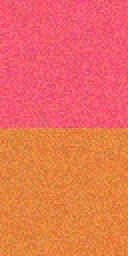
#> input picture Downloads/surveillance-platform/.pytest_tmp/test_training_runs_end_to_end_0/m/bounding_box_test/0102_c3s1_000077_00.jpg, 64 x 128 px (shown 2 times larger)
$ python -i enhance.py   (imports and definitions only)
#> lines starting #> are read from the running program, lines starting #| are printed output that depends on the picture
#> further down, picture is the input picture: shape (128, 64, 3); mean B, G, R 87.7, 110.2, 235.1
"""Surveillance image enhancement algorithms for low-light, underexposed, and degraded footage."""
from __future__ import annotations

import cv2
import numpy as np


def clahe_enhance(image: np.ndarray, clip_limit: float = 2.5,
                  tile_grid_size: tuple[int, int] = (8, 8)) -> np.ndarray:
    """Enhance low-light surveillance frames using CLAHE in LAB color space.

    Applies adaptive histogram equalization only on the Lightness (L) channel,
    preventing unnatural color shifts or chromatic noise amplification.
    """
#> called with clip_limit = 2.5, tile_grid_size = (8, 8)
    if image is None or image.size == 0:
        return image

    lab = cv2.cvtColor(image, cv2.COLOR_BGR2LAB)
#> lab: shape (128, 64, 3); mean of channels 0, 1, 2 157.7, 174, 163.2
    l, a, b = cv2.split(lab)
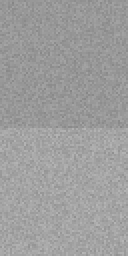
#> l: shape (128, 64) (shown 2 times larger); min 133, max 182, mean 157.7
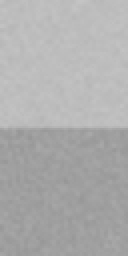
#> a: shape (128, 64) (shown 2 times larger); min 150, max 196, mean 174
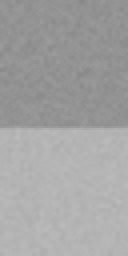
#> b: shape (128, 64) (shown 2 times larger); min 135, max 187, mean 163.2
    clahe = cv2.createCLAHE(clipLimit=clip_limit, tileGridSize=tile_grid_size)
    enhanced_l = clahe.apply(l)
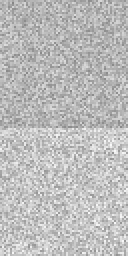
#> enhanced_l: shape (128, 64) (shown 2 times larger); min 134, max 249, mean 188.8
    merged = cv2.merge((enhanced_l, a, b))
#> merged: shape (128, 64, 3); mean of channels 0, 1, 2 188.8, 174, 163.2
    return cv2.cvtColor(merged, cv2.COLOR_LAB2BGR)
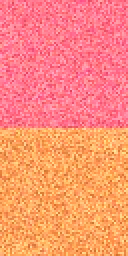
#> returned value: shape (128, 64, 3) (shown 2 times larger); mean B, G, R 119, 144, 251.4


def gamma_correct(image: np.ndarray, gamma: float = 1.4) -> np.ndarray:
    """Apply non-linear power-law gamma correction to lift dark shadows."""
#> called with gamma = 1.3
    if image is None or image.size == 0 or gamma <= 0:
        return image

    inv_gamma = 1.0 / gamma
#> inv_gamma = 0.769
    table = np.array([((i / 255.0) ** inv_gamma) * 255 for i in np.arange(0, 256)]).astype("uint8")
#> table = 256 values from 0 to 255
    return cv2.LUT(image, table)
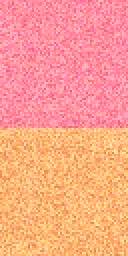
#> returned value: shape (128, 64, 3) (shown 2 times larger); mean of channels 0, 1, 2 140.5, 163.1, 252; drawn as B, G, R


def unsharp_mask(image: np.ndarray, sigma: float = 1.0, strength: float = 1.5) -> np.ndarray:
    """Sharpen blurred surveillance frames using unsharp masking."""
    if image is None or image.size == 0:
        return image

    blurred = cv2.GaussianBlur(image, (0, 0), sigma)
    sharpened = cv2.addWeighted(image, 1.0 + strength, blurred, -strength, 0)
    return np.clip(sharpened, 0, 255).astype(np.uint8)


def auto_enhance(image: np.ndarray, mode: str = "low_light") -> np.ndarray:
    """Automated enhancement pipeline for surveillance footage.

    Modes:
      'low_light': CLAHE + gamma correction (for night/shadow scenes)
      'sharpen': unsharp masking for deblurring
      'all': full low-light enhancement and edge sharpening
    """
    if mode == "low_light":
        return gamma_correct(clahe_enhance(image, clip_limit=2.5), gamma=1.3)
    elif mode == "sharpen":
        return unsharp_mask(image, sigma=1.0, strength=1.2)
    elif mode == "all":
        enhanced = gamma_correct(clahe_enhance(image, clip_limit=2.0), gamma=1.2)
        return unsharp_mask(enhanced, sigma=0.8, strength=1.0)
    return image

>>> import cv2
>>> picture = cv2.imread('../../Downloads/surveillance-platform/.pytest_tmp/test_training_runs_end_to_end_0/m/bounding_box_test/0102_c3s1_000077_00.jpg')
>>> result = auto_enhance(picture)

$ run again, on Downloads/surveillance-platform/.pytest_tmp/test_training_runs_end_to_end_0/m/bounding_box_test/0105_c3s1_000086_00.jpg
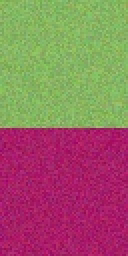
#> input picture Downloads/surveillance-platform/.pytest_tmp/test_training_runs_end_to_end_0/m/bounding_box_test/0105_c3s1_000086_00.jpg, 64 x 128 px (shown 2 times larger)
#> picture is the input picture: shape (128, 64, 3); mean B, G, R 100.5, 105.3, 151.4
#> lab: shape (128, 64, 3); mean of channels 0, 1, 2 136.7, 142.3, 143.2
#> merged: shape (128, 64, 3); mean of channels 0, 1, 2 168.9, 142.3, 143.2
#> in clahe_enhance, `return cv2.cvtColor(merged, cv2.COLOR_LAB2BGR)`:
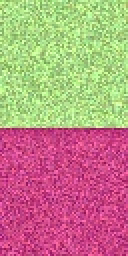
#> returned value: shape (128, 64, 3) (shown 2 times larger); mean B, G, R 133, 143, 187.3
#> inv_gamma = 0.769
#> table = 256 values from 0 to 255
#> in gamma_correct, `return cv2.LUT(image, table)`:
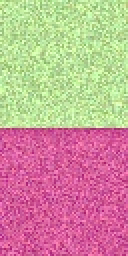
#> returned value: shape (128, 64, 3) (shown 2 times larger); mean of channels 0, 1, 2 153.7, 158.1, 200.2; drawn as B, G, R

$ run again, on Downloads/surveillance-platform/.pytest_tmp/test_training_runs_end_to_end_0/m/bounding_box_test/0106_c3s1_000089_00.jpg
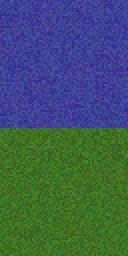
#> input picture Downloads/surveillance-platform/.pytest_tmp/test_training_runs_end_to_end_0/m/bounding_box_test/0106_c3s1_000089_00.jpg, 64 x 128 px (shown 2 times larger)
#> picture is the input picture: shape (128, 64, 3); mean B, G, R 93.4, 88.6, 62.4
#> lab: shape (128, 64, 3); mean of channels 0, 1, 2 95.1, 125.1, 122.1
#> merged: shape (128, 64, 3); mean of channels 0, 1, 2 130.9, 125.1, 122.1
#> in clahe_enhance, `return cv2.cvtColor(merged, cv2.COLOR_LAB2BGR)`:
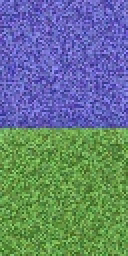
#> returned value: shape (128, 64, 3) (shown 2 times larger); mean B, G, R 130, 123.9, 100.3
#> inv_gamma = 0.769
#> table = 256 values from 0 to 255
#> in gamma_correct, `return cv2.LUT(image, table)`:
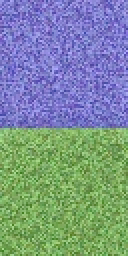
#> returned value: shape (128, 64, 3) (shown 2 times larger); mean of channels 0, 1, 2 147.8, 144.7, 123.3; drawn as B, G, R

$ run again, on Downloads/surveillance-platform/.pytest_tmp/test_training_runs_end_to_end_0/m/bounding_box_test/0107_c2s1_000091_00.jpg
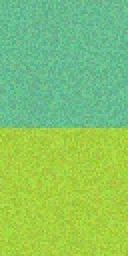
#> input picture Downloads/surveillance-platform/.pytest_tmp/test_training_runs_end_to_end_0/m/bounding_box_test/0107_c2s1_000091_00.jpg, 64 x 128 px (shown 2 times larger)
#> picture is the input picture: shape (128, 64, 3); mean B, G, R 103.6, 197.7, 134.9
#> lab: shape (128, 64, 3); mean of channels 0, 1, 2 189, 93.3, 167.1
#> merged: shape (128, 64, 3); mean of channels 0, 1, 2 218.3, 93.3, 167.1
#> in clahe_enhance, `return cv2.cvtColor(merged, cv2.COLOR_LAB2BGR)`:
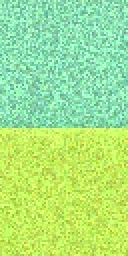
#> returned value: shape (128, 64, 3) (shown 2 times larger); mean B, G, R 135.1, 229.3, 167.3
#> inv_gamma = 0.769
#> table = 256 values from 0 to 255
#> in gamma_correct, `return cv2.LUT(image, table)`:
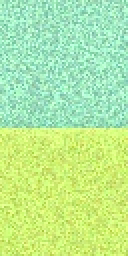
#> returned value: shape (128, 64, 3) (shown 2 times larger); mean of channels 0, 1, 2 154.2, 234.4, 183.1; drawn as B, G, R
